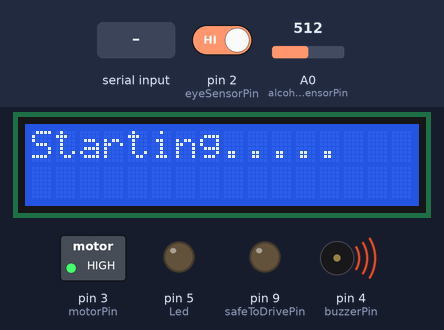
Recording of a sketch running on a simulated Arduino Uno, built with avr-gcc and run on an emulated ATmega328P. Shown: 16×2 character LCD, switched loads named in the sketch (green lamp = pin HIGH), output pins drawn as LEDs (lit = HIGH), buzzer (waves = sounding, pin HIGH). Inputs (shaded band) come from the test bench; at power-on: A0 (alcoholSensorPin) = 512, pin 2 (eyeSensorPin) HIGH. The modem accepts every AT command (registered, SIM ready, sends succeed) and sends nothing else; what the sketch prints to the serial monitor is not drawn.

Above: at 9.1 s.
At 10.6 s:
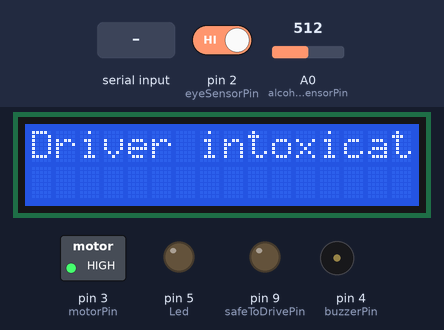
10.7 s: A0 (alcoholSensorPin) set to 409
20.6 s: A0 (alcoholSensorPin) set to 386
At 28.3 s:
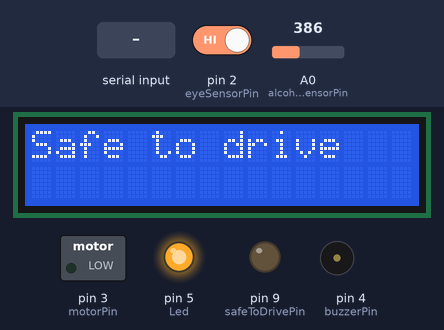
28.6 s: pin 2 (eyeSensorPin) driven LOW
At 32.6 s:
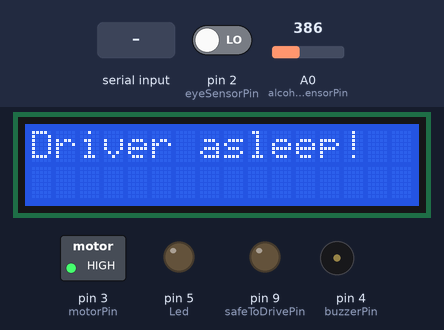
40.5 s: "1" received over the second serial link
52.4 s: A0 (alcoholSensorPin) set to 410
At 53.8 s:
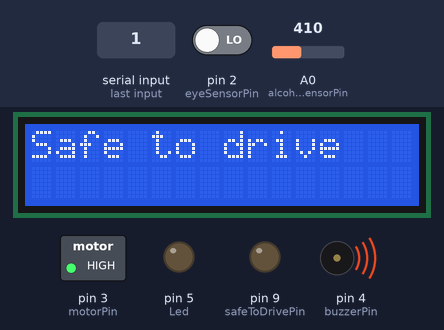
64.3 s: pin 2 (eyeSensorPin) driven HIGH
Timing chart, 0 to 73.9 s (numbered marks = the images above; inputs shaded):
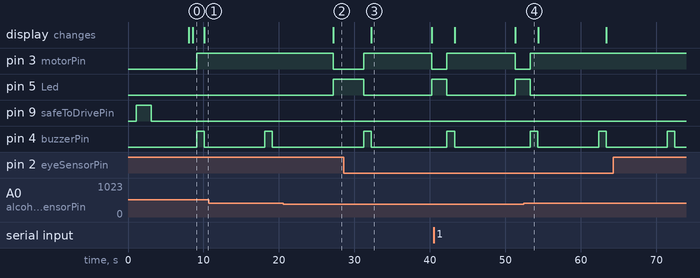

The sketch:

Intelligent_Driver_Safety_System.ino
```cpp
#include <LiquidCrystal.h>
#include <SoftwareSerial.h>

// LCD pin connections
const int rs = 12, en = 11, d4 = 10, d5 = 6, d6 = A1, d7 = A2;
LiquidCrystal lcd(rs, en, d4, d5, d6, d7);

// GSM module pins
SoftwareSerial mySerial(7, 8);

// Define pin numbers for components
const int eyeSensorPin = 2;        // Eye sensor pin
const int alcoholSensorPin = A0;   // MQ3 alcohol sensor pin
const int motorPin = 3;            // Motor pin
const int buzzerPin = 4;           // Buzzer pin
const int Led = 5;                 // LED pin
const int safeToDrivePin = 9;      // Pin used to power SIM900 module

const int THRESHOLD_VALUE = 400;
bool eyesClosed = false;
unsigned long eyesClosedStartTime = 0;

void setup() {
    // Initialize LCD
    lcd.begin(16, 2);

    // Start serial communication
    Serial.begin(9600);
    mySerial.begin(9600);

    // Pin setup
    pinMode(eyeSensorPin, INPUT);
    pinMode(alcoholSensorPin, INPUT);
    pinMode(motorPin, OUTPUT);
    pinMode(buzzerPin, OUTPUT);
    pinMode(Led, OUTPUT);

    // Power on GSM module
    SIM900power();

    // Initialize GSM module
    mySerial.println("AT");
    updateSerial();
    delay(1000);
    mySerial.println("AT+CMGF=1"); // Set SMS mode to text
    updateSerial();

    // Welcome message on LCD
    lcd.print("Welcome");
    delay(500);
    lcd.clear();
    lcd.print("Starting.....");
    delay(500);
}

void loop() {
    int eyeSensorValue = digitalRead(eyeSensorPin);
    int alcoholSensorValue = analogRead(alcoholSensorPin);

    if (eyeSensorValue == LOW) {
        if (!eyesClosed) {
            eyesClosedStartTime = millis();
            eyesClosed = true;
        }

        if (millis() - eyesClosedStartTime >= 1000) {
            activateAlert("Driver asleep!", "+94779891954", "Driver fell asleep!");
        }
    } else {
        eyesClosed = false;
    }

    if (alcoholSensorValue > THRESHOLD_VALUE) {
        activateAlert("Driver intoxicated!", "+94779891954", "Driver is intoxicated!");
    } else {
        digitalWrite(motorPin, LOW);
        digitalWrite(Led, HIGH);

        lcd.clear();
        lcd.setCursor(0, 0);
        lcd.print("Safe to drive");
        delay(2000);
    }
}

// Function to activate alerts (Buzzer, LCD, SMS)
void activateAlert(String lcdMessage, String phoneNumber, String smsMessage) {
    digitalWrite(motorPin, HIGH);
    digitalWrite(Led, LOW);
    digitalWrite(buzzerPin, HIGH);
    delay(1000);
    digitalWrite(buzzerPin, LOW);

    lcd.clear();
    lcd.setCursor(0, 0);
    lcd.print(lcdMessage);
    delay(1000);

    sendSMS(phoneNumber, smsMessage);
    delay(5000);
}

// Function to power on SIM900 module
void SIM900power() {
    pinMode(safeToDrivePin, OUTPUT);
    digitalWrite(safeToDrivePin, LOW);
    delay(1000);
    digitalWrite(safeToDrivePin, HIGH);
    delay(2000);
    digitalWrite(safeToDrivePin, LOW);
    delay(3000);
}

// Function to update serial communication
void updateSerial() {
    delay(500);
    while (Serial.available()) {
        mySerial.write(Serial.read());
    }
    while (mySerial.available()) {
        Serial.write(mySerial.read());
    }
}

// Function to send SMS
void sendSMS(String number, String message) {
    mySerial.println("AT+CMGS=\"" + number + "\"");
    updateSerial();
    delay(1000);
    mySerial.print(message);
    mySerial.write(26); // CTRL+Z to send the message
    updateSerial();
}
```

Measured:
- the behaviour switches between 401 and 400 on A0 (alcoholSensorPin) (found by bisection; images 1 and 2)
- after the input at 20.6 s, pin 3 (motorPin): HIGH → LOW after 6.6 s; pin 5 (Led): LOW → HIGH after 6.6 s; pin 4 (buzzerPin): stays LOW (without the input it goes to HIGH after 6.6 s); the display: changes after 6.6 s (image 2)
- after the input at 28.6 s, pin 3 (motorPin): LOW → HIGH after 2.6 s, → LOW 9.1 s later; pin 5 (Led): HIGH → LOW after 2.6 s, → HIGH 9.1 s later; pin 4 (buzzerPin): LOW → HIGH after 2.6 s, → LOW 1.0 s later; the display: changes after 3.6 s (image 3)
- after the input at 52.4 s, pin 3 (motorPin): goes on until 53.3 s, then stays HIGH; pin 5 (Led): goes on until 53.3 s, then stays LOW
- what the display in image 0 shows lasts 1.5 s, from 8.6 s to 10.1 s
- what the display in image 3 shows lasts 8.1 s, from 32.2 s to 40.3 s
